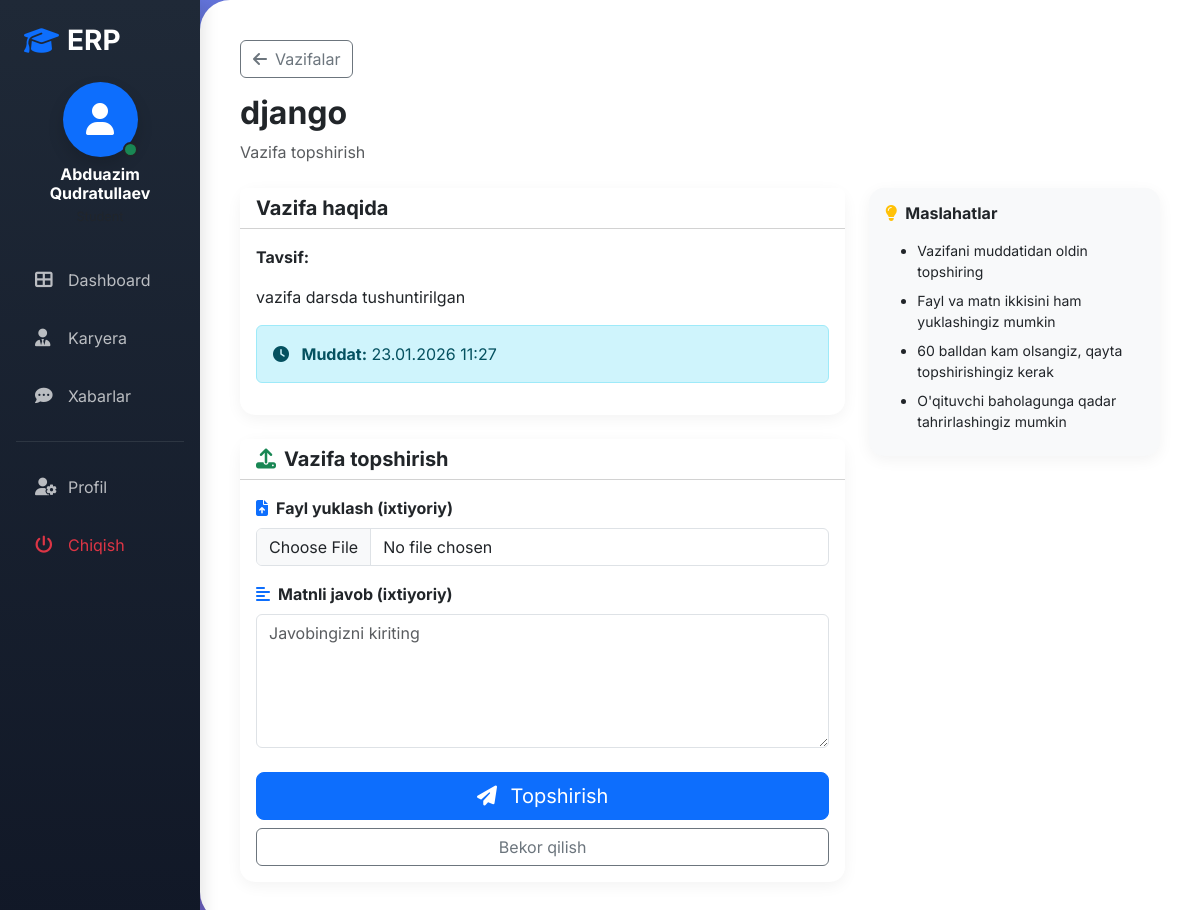
Before: /student/homeworks/1/submit/ (signed in) with the older database file.
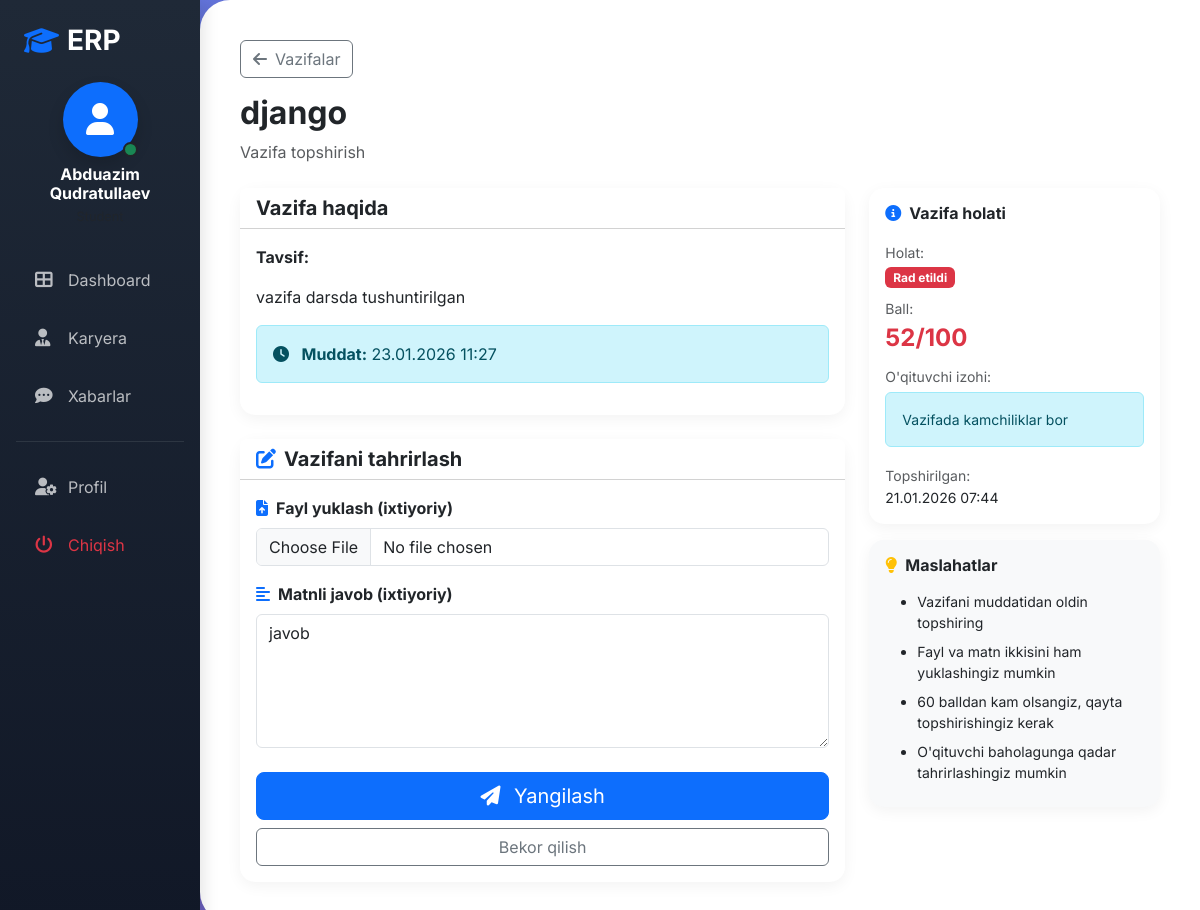
After: the same page with the newer database file.
### erp/models.py (models this page shows, shortened)
class Homework(models.Model):
    group = models.ForeignKey(Group, on_delete=models.CASCADE, related_name='homeworks')
    title = models.CharField(max_length=200)
    description = models.TextField()
    file = models.FileField(upload_to='homework_files/', blank=True, null=True)
    deadline = models.DateTimeField()
    max_score = models.IntegerField(default=100, validators=[MinValueValidator(1)])
    created_by = models.ForeignKey(User, on_delete=models.SET_NULL, null=True, related_name='created_homeworks')
    created_at = models.DateTimeField(auto_now_add=True)
    updated_at = models.DateTimeField(auto_now=True)
    class Meta:
        ordering = ['-deadline']

class HomeworkSubmission(models.Model):
    STATUS_CHOICES = (
        ('pending', 'Kutilmoqda'),
        ('graded', 'Baholandi'),
        ('rejected', 'Rad etildi'),
    )
    homework = models.ForeignKey(Homework, on_delete=models.CASCADE, related_name='submissions')
    student = models.ForeignKey(User, on_delete=models.CASCADE, limit_choices_to={'role': 'student'})
    file = models.FileField(upload_to='submissions/', blank=True, null=True)
    text_answer = models.TextField(blank=True, null=True)
    score = models.IntegerField(null=True, blank=True, validators=[MinValueValidator(0), MaxValueValidator(100)])
    status = models.CharField(max_length=10, choices=STATUS_CHOICES, default='pending')
    feedback = models.TextField(blank=True, null=True)
    submitted_at = models.DateTimeField(auto_now_add=True)
    graded_at = models.DateTimeField(null=True, blank=True)
    class Meta:
        unique_together = ('homework', 'student')
        ordering = ['-submitted_at']

### erp/views.py (the view)
# urls.py: path('student/homeworks/<int:pk>/submit/', views.student_submit_homework, name='student_submit_homework'),
@login_required
def student_submit_homework(request, pk):
    if request.user.role != 'student':
        return redirect('dashboard')
    homework = get_object_or_404(Homework, pk=pk, group__group_students__student=request.user)
    try:
        submission = HomeworkSubmission.objects.get(homework=homework, student=request.user)
    except HomeworkSubmission.DoesNotExist:
        submission = None
    if request.method == 'POST':
        form = HomeworkSubmissionForm(request.POST, request.FILES, instance=submission)
        if form.is_valid():
            sub = form.save(commit=False)
            sub.homework = homework
            sub.student = request.user
            sub.save()
            messages.success(request, 'Vazifa topshirildi!')
            return redirect('student_homeworks', pk=homework.group.id)
    else:
        form = HomeworkSubmissionForm(instance=submission)
    return render(request, 'erp/student/submit_form.html', {'form': form, 'homework': homework, 'submission': submission})

### erp/forms.py
class HomeworkSubmissionForm(forms.ModelForm):
    class Meta:
        model = HomeworkSubmission
        fields = ('file', 'text_answer')
        widgets = {
            'file': forms.FileInput(attrs={'class': 'form-control'}),
            'text_answer': forms.Textarea(attrs={'class': 'form-control', 'rows': 5, 'placeholder': 'Javobingizni kiriting'}),
        }

### templates/erp/student/submit_form.html (shortened to what the changed rows need)
{% extends 'erp/base.html' %}
{% block content %}
<div class="mb-4">
    <a href="{% url 'student_homeworks' homework.group.pk %}" class="btn btn-outline-secondary mb-3">
        <i class="fas fa-arrow-left me-2"></i>Vazifalar
    </a>
    <h2 class="fw-bold">{{ homework.title }}</h2>
    <p class="text-muted">Vazifa topshirish</p>
</div>
<div class="row">
    <div class="col-md-8">
        <div class="card mb-4">
            <div class="card-body">
                <div class="mb-3">
                    <strong>Tavsif:</strong>
                    <p>{{ homework.description|linebreaks }}</p>
                </div>
                <div class="alert alert-{% if homework.deadline < now %}danger{% else %}info{% endif %}">
                    <i class="fas fa-clock me-2"></i>
                    <strong>Muddat:</strong> {{ homework.deadline|date:"d.m.Y H:i" }}
                </div>
            </div>
        </div>
        <div class="card">
            <div class="card-header bg-white">
                <h5 class="mb-0 fw-bold">
                    {% if submission %}
                        <i class="fas fa-edit text-primary me-2"></i>Vazifani tahrirlash
                    {% else %}
                        <i class="fas fa-upload text-success me-2"></i>Vazifa topshirish
                    {% endif %}
                </h5>
            </div>
            <div class="card-body">
                <form method="post" enctype="multipart/form-data">
                    <div class="mb-3">
                        <label class="form-label fw-bold">
                            <i class="fas fa-file-upload text-primary me-2"></i>Fayl yuklash (ixtiyoriy)
                        </label>
                        {{ form.file }}
                    </div>
                    <div class="mb-4">
                        <label class="form-label fw-bold">
                            <i class="fas fa-align-left text-primary me-2"></i>Matnli javob (ixtiyoriy)
                        </label>
                        {{ form.text_answer }}
                    </div>
                    <div class="d-grid gap-2">
                        <button type="submit" class="btn btn-primary btn-lg">
                            <i class="fas fa-paper-plane me-2"></i>
                            {% if submission %}Yangilash{% else %}Topshirish{% endif %}
                        </button>
                        <a href="{% url 'student_homeworks' homework.group.pk %}" class="btn btn-outline-secondary">
                            Bekor qilish
                        </a>
                    </div>
                </form>
            </div>
        </div>
    </div>
    <div class="col-md-4">
        {% if submission %}
        <div class="card mb-3">
            <div class="card-body">
                <h6 class="fw-bold mb-3">
                    <i class="fas fa-info-circle text-primary me-2"></i>Vazifa holati
                </h6>
                <div class="mb-2">
                    <small class="text-muted">Holat:</small>
                    <div>
                        {% if submission.status == 'pending' %}
                            <span class="badge bg-warning">Tekshirilmoqda</span>
                        {% elif submission.status == 'graded' %}
                            <span class="badge bg-success">Baholandi</span>
                        {% elif submission.status == 'rejected' %}
                            <span class="badge bg-danger">Rad etildi</span>
                        {% endif %}
                    </div>
                </div>
                {% if submission.score is not None %}
                <div class="mb-2">
                    <small class="text-muted">Ball:</small>
                    <div class="fs-4 fw-bold {% if submission.score >= 60 %}text-success{% else %}text-danger{% endif %}">
                        {{ submission.score }}/{{ homework.max_score }}
                    </div>
                </div>
                {% endif %}
                {% if submission.feedback %}
                <div class="mb-2">
                    <small class="text-muted">O'qituvchi izohi:</small>
                    <div class="alert alert-info small mt-1">{{ submission.feedback }}</div>
                </div>
                {% endif %}
                <div>
                    <small class="text-muted">Topshirilgan:</small>
                    <div class="small">{{ submission.submitted_at|date:"d.m.Y H:i" }}</div>
                </div>
            </div>
        </div>
        {% endif %}
    </div>
</div>
{% endblock %}

Changed rows visible on the page:
shown differently, row unchanged: Homework "django": max_score (not shown) → "100"
added HomeworkSubmission: text_answer "javob", score "52", feedback "Vazifada kamchiliklar bor", submitted_at "21.01.2026 07:44"
Other visible differences:
text no longer shown: "Vazifa topshirish Topshirish"
text now shown: "Vazifani tahrirlash Yangilash Vazifa holati Holat: Rad etildi Ball: / O'qituvchi izohi: Topshirilgan:"
